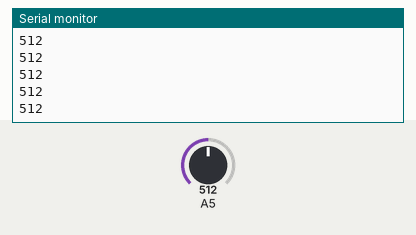
Bench run of a sketch on a simulated Arduino Uno, built with avr-gcc and run on an emulated ATmega328P. Shown: the last lines printed to the serial monitor. The test bench sets the inputs (shaded band); at power-on: A5 = 512.

Above: at 1.2 s.
1.3 s: A5 set to 716
At 1.31 s:
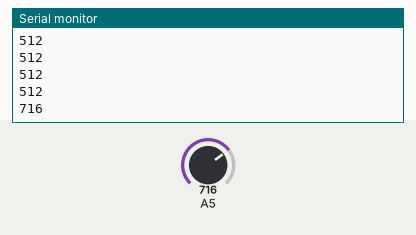
2.8 s: A5 set to 900
At 2.81 s:
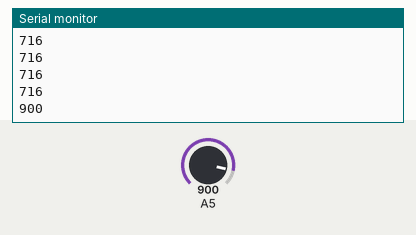
Timing chart, 0 to 5.8 s (numbered marks = the images above; inputs shaded):
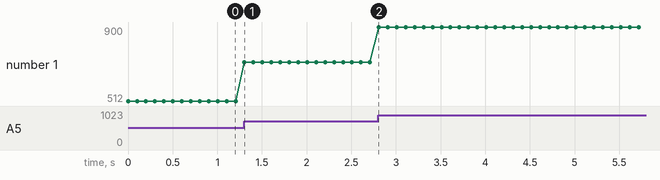

Measured:
- after the input at 1.3 s, the serial monitor: prints a new line at once (image 1)
- after the input at 2.8 s, the serial monitor: prints a new line at once (image 2)
- plotted number 1: 512 → 716 after the input at 1.3 s, 716 → 900 after the input at 2.8 s

The sketch:

grayscale.ino
```cpp
// iniciar
// abrir porto série com taxa de transmissão de 9600 bps
void setup(){
  Serial.begin(9600);
}

// ligar sensor de escala de cinzentos a pino anaógico 5
// imprimir o valor através do porto série

void loop(){
      int valor;
      valor=analogRead(5);
      Serial.println(valor,DEC);
      delay(100);
}
```
